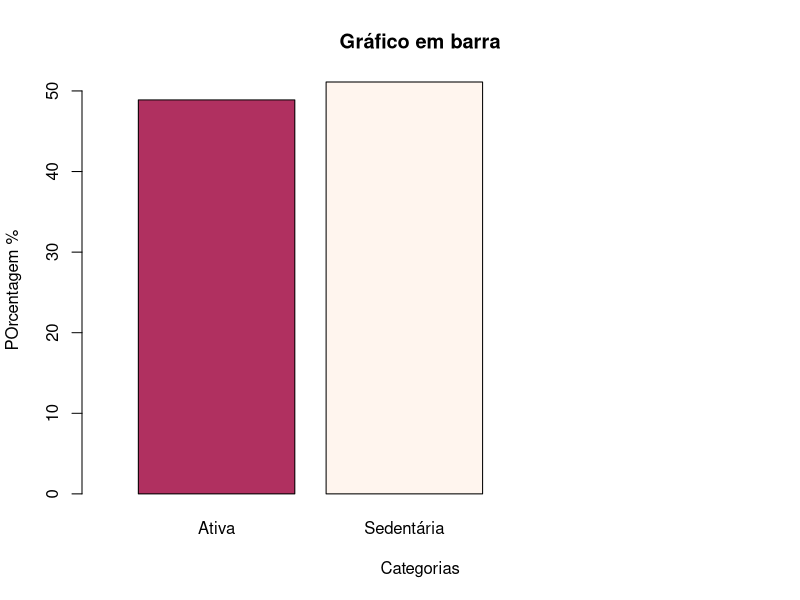

Reproduce this figure in R.
tabela <- c(48.89, 51.11)
tabela
names(tabela)<- c("Ativa", "Sedentária")
tabela
barplot(tabela, 
        xlab="Categorias",
        ylab="POrcentagem %",
        xlin=c(0,60),
        col=c("maroon", "seashell"),
        width=c(0.5, 0.5),
        xlim=c(0,2),
        main="Gráfico em barra")
        
